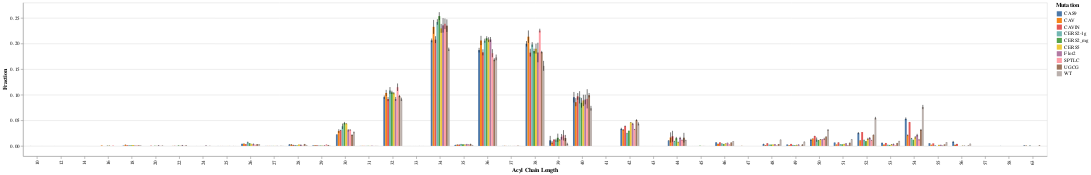

Write notebook code for a chart like this one.
### Markdown cell above
# Include error bars and density plot with Graphs

### Code cell
ptnstd = lengths.T.reset_index().rename(columns={'index': 'Exp'}).merge(df_exps, on='Exp').drop(columns=['Exp'])
ptnstd = ptnstd[ptnstd['Mutation'] != 'RAJU']
ptnstd = ptnstd.melt('Mutation', var_name='Acyl Chain Length', value_name='Fraction')
ptnstd.head()

err = alt.Chart(ptnstd).mark_errorbar(extent='stdev').encode(
    x='Acyl Chain Length:O',
    xOffset='Mutation:N',
    y='Fraction:Q'
)

bar = alt.Chart(ptnstd).mark_bar().encode(
    x='Acyl Chain Length:O',
    xOffset='Mutation:N',
    y='mean(Fraction):Q',
    color='Mutation:N'
).properties(
    width=3000
)

grouped_err = bar + err
grouped_err

### Figure 1 — Vega-Lite specification as saved in the notebook (floating-point values rounded to 4 significant figures; data arrays with more than 128 entries replaced by an {"elided": "..."} marker saying what was removed)
{"config": {"view": {"continuousWidth": 300, "continuousHeight": 300}}, "layer": [{"mark": {"type": "bar"}, "encoding": {"color": {"field": "Mutation", "type": "nominal"}, "x": {"field": "Acyl Chain Length", "type": "ordinal"}, "xOffset": {"field": "Mutation", "type": "nominal"}, "y": {"aggregate": "mean", "field": "Fraction", "type": "quantitative"}}}, {"mark": {"type": "errorbar", "extent": "stdev"}, "encoding": {"x": {"field": "Acyl Chain Length", "type": "ordinal"}, "xOffset": {"field": "Mutation", "type": "nominal"}, "y": {"field": "Fraction", "type": "quantitative"}}}], "data": {"name": "data-b5372cc7a66cf0034ecf51a24923d3b0"}, "width": 3000, "$schema": "https://vega.github.io/schema/vega-lite/v5.16.3.json", "datasets": {"data-b5372cc7a66cf0034ecf51a24923d3b0": {"elided": "1720 records"}}}
